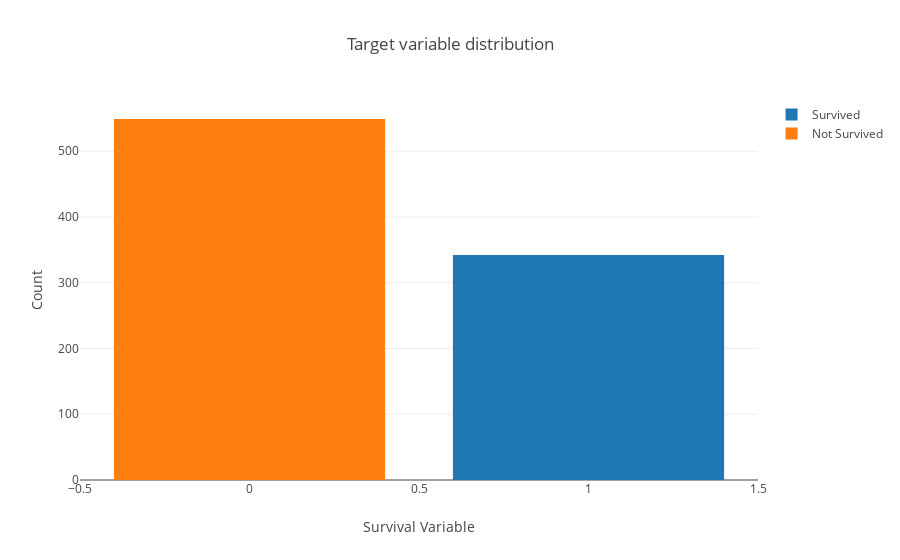

Source (notebook cell):
### Markdown cell above
<h1>Target Analysis</h1>

### Code cell
trace0 = go.Bar(
            x = train_df[train_df["Survived"]== 1]["Survived"].value_counts().index.values,
            y = train_df[train_df["Survived"]==1]["Survived"].value_counts().values,
            name='Survived'
    )

trace1 = go.Bar(
            x = train_df[train_df["Survived"]== 0]["Survived"].value_counts().index.values,
            y = train_df[train_df["Survived"]== 0]["Survived"].value_counts().values,
            name='Not Survived'
    )

data = [trace0, trace1]

layout = go.Layout(
    
)

layout = go.Layout(
    yaxis=dict(
        title='Count'
    ),
    xaxis=dict(
        title='Survival Variable'
    ),
    title='Target variable distribution'
)

fig = go.Figure(data=data, layout=layout)

py.iplot(fig, filename='grouped-bar')

### Figure 1 — Plotly figure (JSON) as saved in the notebook; plotly's stock layout.template omitted (floating-point values rounded to 4 significant figures)
{"data": [{"name": "Survived", "type": "bar", "uid": "5207cb8d-655c-4e04-8767-b9e8f456263e", "x": [1], "y": [342]}, {"name": "Not Survived", "type": "bar", "uid": "9ba7f227-ac55-4761-9e49-1a74c45a0202", "x": [0], "y": [549]}], "layout": {"title": {"text": "Target variable distribution"}, "xaxis": {"title": {"text": "Survival Variable"}}, "yaxis": {"title": {"text": "Count"}}}}
